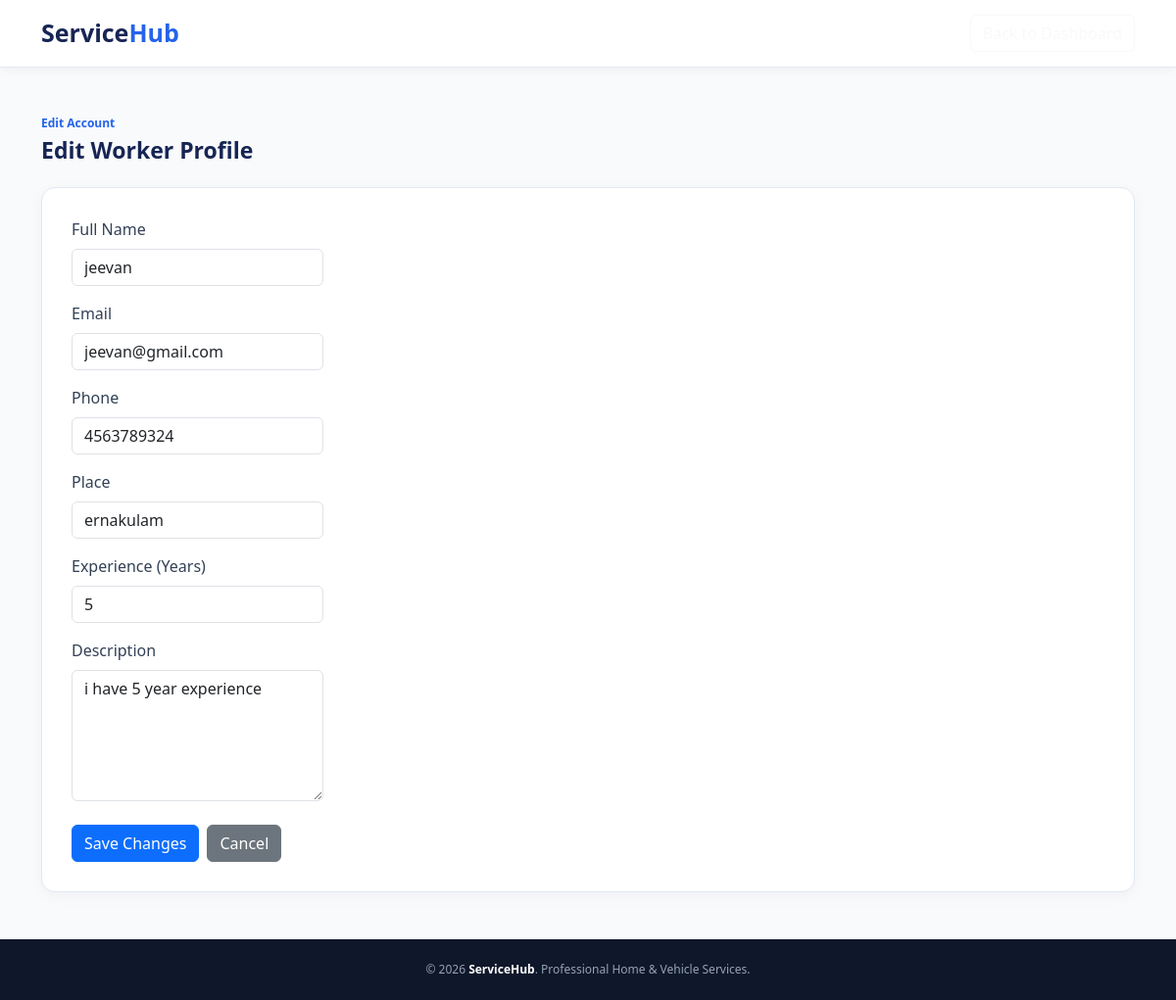
Page /edit-worker-profile/ (signed in) on the committed database.
### hub/models.py (models this page shows, shortened)
class Worker(models.Model):
    user = models.OneToOneField(User, on_delete=models.CASCADE)
    phone = models.CharField(max_length=15)
    place = models.CharField(max_length=100)
    experience = models.IntegerField()
    description = models.TextField(blank=True)
    services = models.ManyToManyField(Service)
    availability = models.BooleanField(default=True)
    approval_status = models.CharField(
        max_length=20,
        default="PENDING"
    )

### hub/views.py (the view, shortened to what this page needs)
# urls.py: path("edit-worker-profile/",views.edit_worker_profile,name="edit_worker_profile"),
@never_cache
def edit_worker_profile(request):
    if not request.user.is_authenticated:
        return redirect("worker_login")
    try:
        worker = Worker.objects.get(user=request.user)
    except Worker.DoesNotExist:
        messages.error(request, "Worker account not found.")
        return redirect("worker_login")
    if worker.approval_status != "APPROVED":
        messages.error(request, "Your worker account is not approved.")
        return redirect("worker_login")
    return render(request, "edit_worker_profile.html", {
        "worker": worker
    })

### hub/templates/edit_worker_profile.html (shortened to what this page needs)
{% load static %}
<!DOCTYPE html>
<html lang="en">
<head>
    <link
        href="https://cdn.jsdelivr.net/npm/bootstrap@5.3.3/dist/css/bootstrap.min.css"
        rel="stylesheet">
    <link rel="stylesheet"
          href="{% static 'css/worker.css' %}">
</head>
<body>
<nav class="navbar worker-navbar">
    <div class="container">
        <a class="navbar-brand service-logo"
           href="{% url 'home' %}">
            Service<span>Hub</span>
        </a>
        <a href="{% url 'worker' %}"
           class="btn btn-outline-light">
        </a>
    </div>
</nav>
<section class="worker-dashboard py-5">
    <div class="container">
        <div class="section-heading mb-4">
            <div>
                <span class="section-label">
                    Edit Account
                </span>
                <h2>Edit Worker Profile</h2>
            </div>
        </div>
        <div class="profile-card">
            <form method="POST">
                <div class="mb-3">
                    <label class="form-label">
                        Full Name
                    </label>
                    <input type="text"
                           name="name"
                           class="form-control"
                           value="{{ worker.user.get_full_name }}"
                           required>
                </div>
                <div class="mb-3">
                    <label class="form-label">
                        Email
                    </label>
                    <input type="email"
                           class="form-control"
                           value="{{ worker.user.email }}"
                           readonly>
                </div>
                <div class="mb-3">
                    <label class="form-label">
                        Phone
                    </label>
                    <input type="text"
                           name="phone"
                           class="form-control"
                           value="{{ worker.phone }}"
                           required>
                </div>
                <div class="mb-3">
                    <label class="form-label">
                        Place
                    </label>
                    <input type="text"
                           name="place"
                           class="form-control"
                           value="{{ worker.place }}"
                           required>
                </div>
                <div class="mb-3">
                    <label class="form-label">
                        Experience (Years)
                    </label>
                    <input type="number"
                           name="experience"
                           class="form-control"
                           value="{{ worker.experience }}"
                           min="0"
                           required>
                </div>
                <div class="mb-4">
                    <label class="form-label">
                        Description
                    </label>
                    <textarea name="description"
                              class="form-control"
                              rows="5">{{ worker.description }}</textarea>
                </div>
                <div class="d-flex gap-2">
                    <button type="submit"
                            class="btn btn-primary">
                        Save Changes
                    </button>
                    <a href="{% url 'worker' %}"
                       class="btn btn-secondary">
                        Cancel
                    </a>
                </div>
            </form>
        </div>
    </div>
</section>
<footer class="worker-footer">
    <div class="container">
        <p>
            © 2026 <strong>ServiceHub</strong>.
            Professional Home & Vehicle Services.
        </p>
    </div>
</footer>
</body>
</html>

### hub/static/css/worker.css (style rules this page uses)
* { margin: 0; padding: 0; box-sizing: border-box; }
html { scroll-behavior: smooth; }
body { font-family: "Segoe UI", Arial, sans-serif; background: #f8fafc; color: #334155; }
.worker-navbar { background: #ffffff; border-bottom: 1px solid #e2e8f0; box-shadow: 0 2px 10px rgba(15, 23, 42, 0.05); padding: 10px 0; }
.service-logo { color: #172554 !important; font-size: 25px; font-weight: 700; text-decoration: none; }
.service-logo span { color: #2563eb; }
.worker-dashboard { padding: 45px 0 70px; }
.section-heading { display: flex; justify-content: space-between; align-items: center; margin-bottom: 20px; }
.section-label { display: block; color: #2563eb; font-size: 12px; font-weight: 600; margin-bottom: 5px; }
.section-heading h2 { color: #172554; font-size: 23px; font-weight: 700; margin: 0; }
.profile-card { display: flex; align-items: flex-start; gap: 30px; background: #ffffff; border: 1px solid #e2e8f0; border-radius: 14px; padding: 30px; box-shadow: 0 4px 15px rgba(15, 23, 42, 0.04); }
.worker-footer { background: #0f172a; padding: 22px 0; text-align: center; }
.worker-footer p { color: #94a3b8; font-size: 12px; margin: 0; }
.worker-footer strong { color: #ffffff; }

### rows in the picture
Worker: name "jeevan", user.email "jeevan@gmail.com", phone "4563789324", place "ernakulam", experience "5", description "i have 5 year experience"
